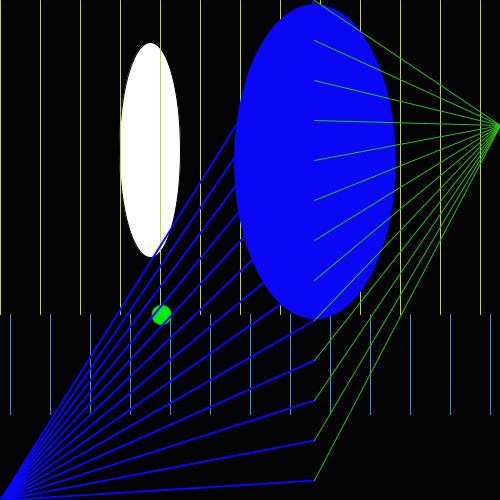
Frame 1 (no input)
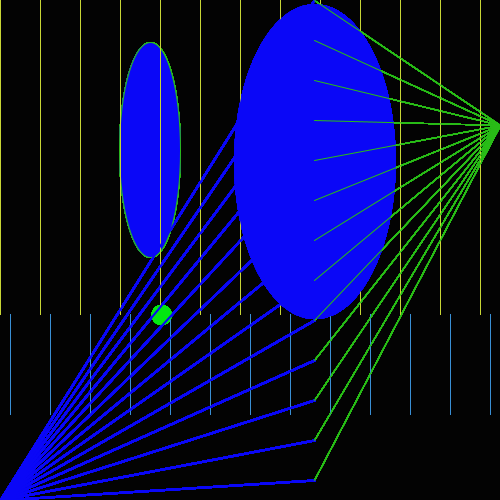
Frame 60 (the mouse pressed at the canvas centre just before this capture)
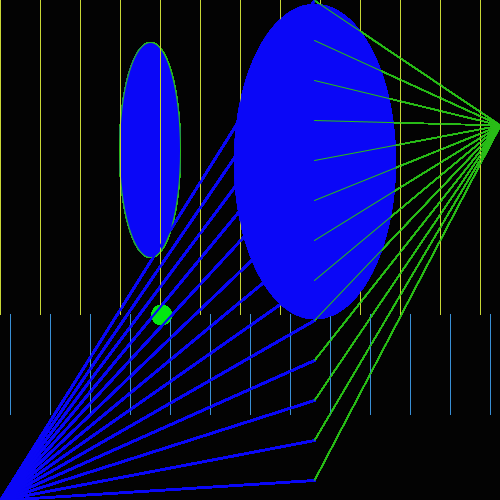
Frame 120 (the mouse held since frame 60 and released just before this capture)

The Processing sketch that drew these frames (run headless with seeded random() and noise(); from frame 60 on, the mouse is pressed at the canvas centre):

// Processing sketch: processing_38454
// ── processing_38454.pde

void setup() {
  size (500, 500);
  background(3, 3, 3);
  smooth();
}

int start=250;
int spacing=40;
float x=random(0, 250);
float y=random(250, 500);



void draw() {
  ellipse(150, 150, x-100, y-100);
  for (int x=0;x<=500;x+=spacing) {
    stroke (200, 214, 53);
    strokeWeight(1);
    line(x, 0, x, y);//yellow lines
  }
  for (int x=10;x<=500;x+=spacing) {
    stroke(57, 143, 213);
    line(x, y, x, y+100);//light blue lines that start where the yellow lines stop
  }
  if (x<=100) {
    noStroke();
    fill(200, 214, 53);
    ellipse(x, x, 50, 50);
  }
  else {
    noStroke();
    fill(2, 232, 16);
    ellipse(x, y, 20, 20);
  }
  if (start<=500) {
    fill(10, 7, 247);
    ellipse(y, x, x, y);//large ellipse that divides the blue and green lines
  }
  //these two for() codes will start at their own points and end up connecting
  for (int x=0;x<=500;x+=spacing) {
    stroke(10, 7, 247);
    strokeWeight(2);
    line (0, 500, y, x);//blue line
  }
  for (int x=0;x<=500;x+=spacing) {
    stroke(41, 188, 23);
    strokeWeight(1);
    line (y, x, 500, 125);//green line
  }
}
